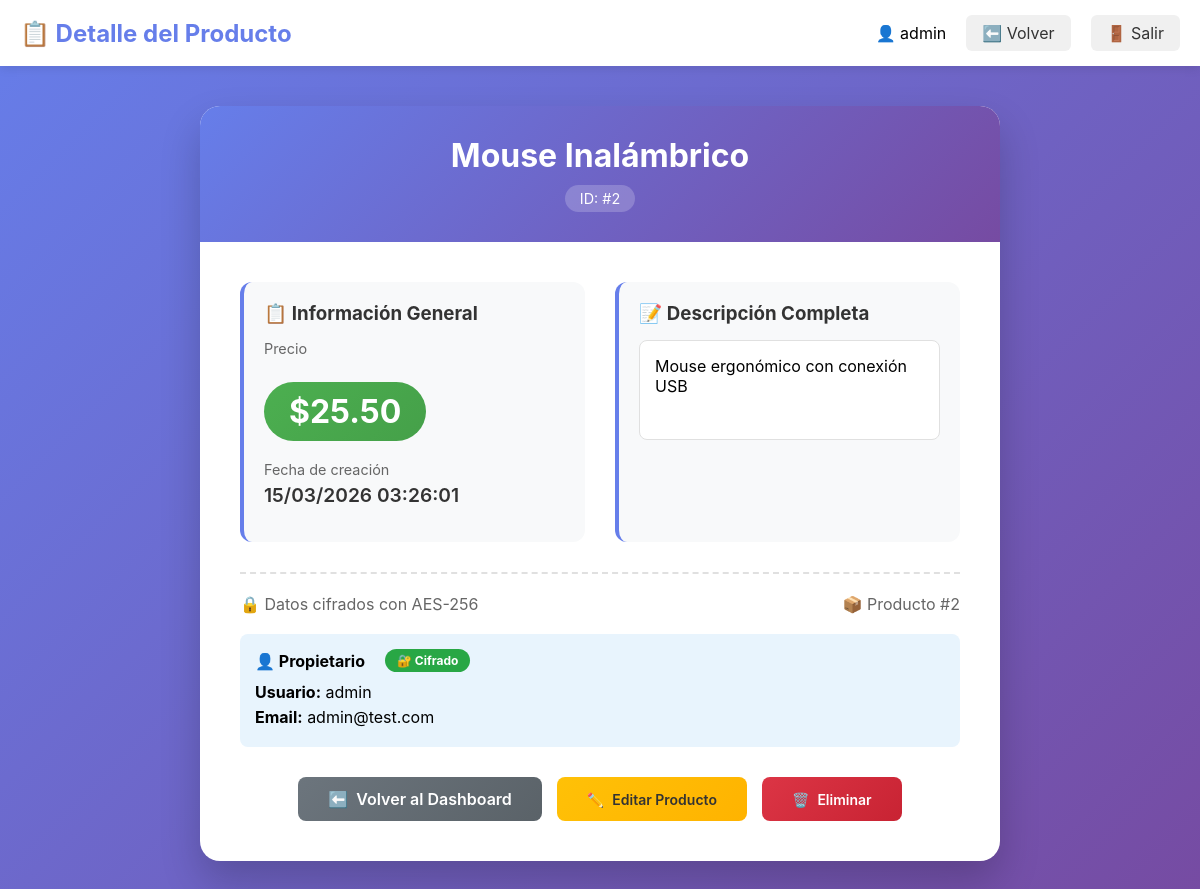
The page /view.php?id=2 (signed in) on the database its author committed.
### tables this page shows
CREATE TABLE IF NOT EXISTS productos (
    id INT AUTO_INCREMENT PRIMARY KEY,
    nombre VARCHAR(100) NOT NULL,
    descripcion TEXT,
    precio DECIMAL(10,2) NOT NULL,
    usuario_id INT NOT NULL,
    created_at TIMESTAMP DEFAULT CURRENT_TIMESTAMP,
    updated_at TIMESTAMP DEFAULT CURRENT_TIMESTAMP ON UPDATE CURRENT_TIMESTAMP,
    FOREIGN KEY (usuario_id) REFERENCES usuarios(id) ON DELETE CASCADE
);

CREATE TABLE IF NOT EXISTS usuarios (
    id INT AUTO_INCREMENT PRIMARY KEY,
    username VARCHAR(50) UNIQUE NOT NULL,
    email VARCHAR(100) UNIQUE NOT NULL,
    password VARCHAR(255) NOT NULL,
    telefono TEXT,   
    direccion TEXT,  
    created_at TIMESTAMP DEFAULT CURRENT_TIMESTAMP,
    updated_at TIMESTAMP DEFAULT CURRENT_TIMESTAMP ON UPDATE CURRENT_TIMESTAMP
);

### view.php (the view, shortened to what this page needs)
<?php
$id = $_GET['id'] ?? 0;
global $pdo;
$stmt = $pdo->prepare("SELECT * FROM productos WHERE id = ? AND usuario_id = ?");
$stmt->execute([$id, $_SESSION['user_id']]);
$producto = $stmt->fetch();
$stmtUser = $pdo->prepare("SELECT * FROM usuarios WHERE id = ?");
$stmtUser->execute([$_SESSION['user_id']]);
$user = $stmtUser->fetch();
?>
<!DOCTYPE html>
<html lang="es">
<head>
    <link rel="stylesheet" href="style.css">
</head>
<body>
    <nav class="navbar">
        <div class="nav-container">
            <span class="nav-brand">📋 Detalle del Producto</span>
            <div class="nav-menu">
                <span>👤 <?php echo htmlspecialchars($_SESSION['username']); ?></span>
                <a href="dashboard.php" class="btn-nav">⬅️ Volver</a>
                <a href="logout.php" class="btn-nav">🚪 Salir</a>
            </div>
        </div>
    </nav>
    <main class="container">
        <div class="product-detail">
            <div class="product-header">
                <h1><?php echo htmlspecialchars($producto['nombre']); ?></h1>
                <span class="product-id">ID: #<?php echo $producto['id']; ?></span>
            </div>
            <div class="product-body">
                <div class="info-grid">
                    <div class="info-section">
                        <h3>📋 Información General</h3>
                        <div class="label">Precio</div>
                        <div class="price-tag">$<?php echo number_format($producto['precio'], 2); ?></div>
                        <div class="label">Fecha de creación</div>
                        <div class="value"><?php echo date('d/m/Y H:i:s', strtotime($producto['created_at'])); ?></div>
                    </div>
                    <div class="info-section">
                        <h3>📝 Descripción Completa</h3>
                        <div class="description-box">
                            <?php echo nl2br(htmlspecialchars($producto['descripcion'] ?: 'Sin descripción')); ?>
                        </div>
                    </div>
                </div>
                <div class="meta-info">
                    <span>🔒 Datos cifrados con AES-256</span>
                    <span>📦 Producto #<?php echo $producto['id']; ?></span>
                </div>
                <div class="owner-info">
                    <h4 style="margin: 0 0 10px; display: flex; align-items: center; gap: 10px;">
                        👤 Propietario
                        <span class="encryption-badge">🔐 Cifrado</span>
                    </h4>
                    <p><strong>Usuario:</strong> <?php echo htmlspecialchars($user['username']); ?></p>
                    <p><strong>Email:</strong> <?php echo htmlspecialchars($user['email']); ?></p>
                </div>
                <div class="action-buttons">
                    <a href="dashboard.php" class="btn-action btn-back">
                        <span>⬅️</span> Volver al Dashboard
                    </a>
                    <a href="edit.php?id=<?php echo $producto['id']; ?>" class="btn-action btn-edit">
                        <span>✏️</span> Editar Producto
                    </a>
                    <a href="delete.php?id=<?php echo $producto['id']; ?>" class="btn-action btn-delete"
                       onclick="return confirm('⚠️ ¿Estás seguro de eliminar este producto? Esta acción no se puede deshacer.')">
                        <span>🗑️</span> Eliminar
                    </a>
                </div>
            </div>
        </div>
    </main>
</body>
</html>

### style.css (style rules this page uses)
* { margin: 0; padding: 0; box-sizing: border-box; }
body { font-family: -apple-system, BlinkMacSystemFont, 'Segoe UI', Roboto, Oxygen, Ubuntu, sans-serif; background: linear-gradient(135deg, #667eea 0%, #764ba2 100%); min-height: 100vh; }
.navbar { background: white; box-shadow: 0 2px 10px rgba(0,0,0,0.1); padding: 15px 0; }
.nav-container { max-width: 1200px; margin: 0 auto; padding: 0 20px; display: flex; justify-content: space-between; align-items: center; }
.nav-brand { font-size: 1.5rem; font-weight: 700; color: #667eea; }
.nav-menu { display: flex; gap: 20px; align-items: center; }
.btn-nav { padding: 8px 16px; background: #f0f0f0; border-radius: 6px; color: #333; text-decoration: none; transition: background 0.3s; }
.container { max-width: 1200px; margin: 40px auto; padding: 0 20px; }
.container h1 { color: white; margin-bottom: 30px; }
.btn-edit, .btn-delete { padding: 6px 12px; border-radius: 4px; text-decoration: none; color: white; font-size: 14px; }
.btn-edit { background: #ffc107; }
.btn-delete { background: #dc3545; }

### view.php (style rules this page uses)
.product-detail { background: white; border-radius: 20px; box-shadow: 0 20px 40px rgba(0,0,0,0.2); max-width: 800px; margin: 40px auto; overflow: hidden; animation: slideIn 0.5s ease; }
.product-header { background: linear-gradient(135deg, #667eea 0%, #764ba2 100%); color: white; padding: 30px; text-align: center; }
.product-header h1 { margin: 0; font-size: 2rem; word-break: break-word; }
.product-header .product-id { display: inline-block; background: rgba(255,255,255,0.2); padding: 5px 15px; border-radius: 20px; font-size: 0.9rem; margin-top: 10px; }
.product-body { padding: 40px; }
.info-grid { display: grid; grid-template-columns: repeat(2, 1fr); gap: 30px; margin-bottom: 30px; }
.info-section { background: #f8f9fa; padding: 20px; border-radius: 12px; border-left: 4px solid #667eea; }
.info-section h3 { margin: 0 0 15px; color: #333; display: flex; align-items: center; gap: 10px; }
.info-section .label { color: #666; font-size: 0.9rem; margin-bottom: 5px; }
.info-section .value { color: #333; font-size: 1.2rem; font-weight: 600; margin-bottom: 15px; word-break: break-word; }
.info-section .description-box { background: white; padding: 15px; border-radius: 8px; border: 1px solid #e0e0e0; min-height: 100px; }
.price-tag { display: inline-block; background: linear-gradient(135deg, #4CAF50, #45a049); color: white; padding: 10px 25px; border-radius: 50px; font-size: 2rem; font-weight: 700; margin: 20px 0; }
.meta-info { display: flex; justify-content: space-between; align-items: center; padding-top: 20px; border-top: 2px dashed #e0e0e0; color: #666; }
.owner-info { background: #e8f4fd; padding: 15px; border-radius: 8px; margin-top: 20px; }
.owner-info p { margin: 5px 0; }
.action-buttons { display: flex; gap: 15px; justify-content: center; margin-top: 30px; }
.btn-action { padding: 12px 30px; border-radius: 8px; text-decoration: none; font-weight: 600; transition: transform 0.3s; display: inline-flex; align-items: center; gap: 8px; }
.btn-edit { background: linear-gradient(135deg, #ffc107, #ffb300); color: #333; }
.btn-back { background: linear-gradient(135deg, #6c757d, #5a6268); color: white; }
.btn-delete { background: linear-gradient(135deg, #dc3545, #c82333); color: white; }
.encryption-badge { display: inline-flex; align-items: center; gap: 5px; background: #28a745; color: white; padding: 4px 12px; border-radius: 20px; font-size: 12px; margin-left: 10px; }

### rows shown on the page
productos: nombre "Mouse Inalámbrico", id "2", precio "25.50", created_at "15/03/2026 03:26:01", descripcion "Mouse ergonómico con conexión USB"
usuarios: username "admin", email "admin@test.com"

### other values the page prints
$_SESSION['username'] "admin"
